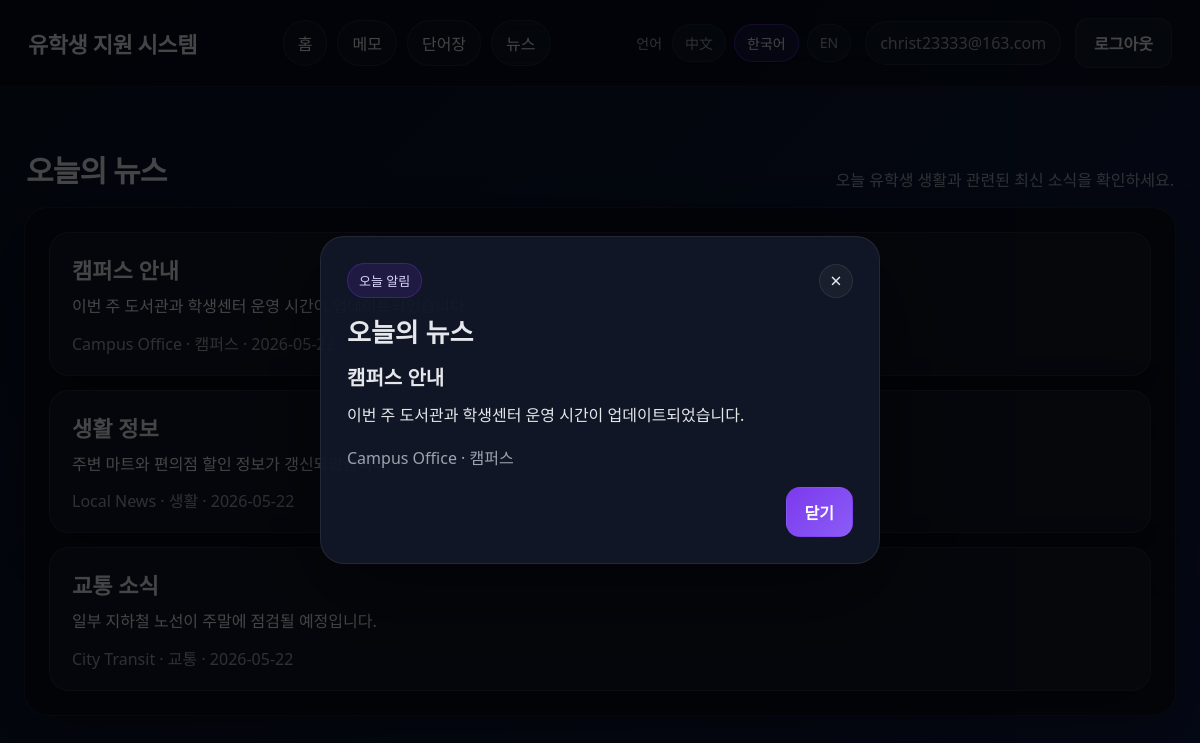
The app's page /news/ (signed in) with its own data.
### tables this page shows
CREATE TABLE users (
    id INTEGER PRIMARY KEY AUTOINCREMENT,
    email TEXT NOT NULL UNIQUE,
    pw_hash TEXT NOT NULL,
    created_at TEXT DEFAULT CURRENT_TIMESTAMP
);

CREATE TABLE news (
    id INTEGER PRIMARY KEY AUTOINCREMENT,
    title TEXT NOT NULL,
    summary TEXT NOT NULL,
    source TEXT NOT NULL,
    category TEXT NOT NULL,
    news_date TEXT NOT NULL
);

### app/news/routes.py (the view)
@news_bp.route("/")
def index():
    db = get_db()
    items = db.execute(
        "SELECT title, summary, source, category, news_date FROM news ORDER BY news_date DESC, id DESC"
    ).fetchall()
    return render_template("news.html", items=items)

### app/db.py (called while the page is built)
def get_db():
    if "db" not in g:
        g.db = sqlite3.connect(current_app.config["DATABASE"])
        g.db.row_factory = sqlite3.Row
        g.db.execute("PRAGMA foreign_keys = ON")
    return g.db

### app/i18n.py (called while the page is built)
def current_language():
    lang = session.get("lang", "ko")
    return lang if lang in LANGUAGES else "ko"

def get_translator():
    def t(key):
        lang = current_language()
        return TRANSLATIONS.get(lang, TRANSLATIONS["ko"]).get(key, key)
    return t

### app/templates/news.html
{% extends 'base.html' %}
{% block content %}
<section class="section-title">
  <h2>{{ t('news_title') }}</h2>
  <p>{{ t('news_page_desc') }}</p>
</section>
<div class="card">
  {% if items %}
    <div class="news-list">
      {% for item in items %}
        <article class="news-item">
          <h3>{{ item['title'] }}</h3>
          <p>{{ item['summary'] }}</p>
          <div class="muted">{{ item['source'] }} · {{ item['category'] }} · {{ item['news_date'] }}</div>
        </article>
      {% endfor %}
    </div>
  {% else %}
    <p class="muted">{{ t('news_empty') }}</p>
  {% endif %}
</div>
{% endblock %}

### app/templates/base.html (shortened to what this page needs)
<!doctype html>
<html lang="{{ lang }}">
<head>
  <link rel="stylesheet" href="{{ url_for('static', filename='style.css') }}">
</head>
<body>
  <header class="topbar">
    <div class="brand">
      <a href="{{ url_for('main.home') }}">{{ t('site_title') }}</a>
    </div>
    <nav class="nav">
      <a href="{{ url_for('main.home') }}">{{ t('nav_home') }}</a>
      <a href="{{ url_for('memo.index') }}">{{ t('nav_memo') }}</a>
      <a href="{{ url_for('vocab.index') }}">{{ t('nav_vocab') }}</a>
      <a href="{{ url_for('news.index') }}">{{ t('nav_news') }}</a>
    </nav>
    <div class="actions">
      <form class="lang-switch" method="get">
        <span>{{ t('lang_label') }}</span>
        <div class="lang-pills">
          <a class="{{ 'active' if lang == 'zh' else '' }}" href="{{ url_for('main.set_language', lang_code='zh') }}">中文</a>
          <a class="{{ 'active' if lang == 'ko' else '' }}" href="{{ url_for('main.set_language', lang_code='ko') }}">한국어</a>
          <a class="{{ 'active' if lang == 'en' else '' }}" href="{{ url_for('main.set_language', lang_code='en') }}">EN</a>
        </div>
      </form>
      {% if user %}
        <span class="user-pill">{{ user['email'] }}</span>
        <a class="btn btn-ghost" href="{{ url_for('auth.logout') }}">{{ t('nav_logout') }}</a>
      {% else %}
        <a class="btn btn-ghost" href="{{ url_for('auth.login') }}">{{ t('nav_login') }}</a>
        <a class="btn btn-primary" href="{{ url_for('auth.register') }}">{{ t('nav_register') }}</a>
      {% endif %}
    </div>
  </header>
  <main class="container">
    {% block content %}{% endblock %}
  </main>
  {% if latest_news %}
  <div id="newsPopup" class="modal" aria-hidden="true">
    <div class="modal-content">
      <div class="modal-head">
        <span class="badge">{{ t('news_today_label') }}</span>
        <button class="icon-btn" type="button" onclick="closeNewsPopup()">×</button>
      </div>
      <h3>{{ t('news_popup_title') }}</h3>
      <h4>{{ latest_news['title'] }}</h4>
      <p>{{ latest_news['summary'] }}</p>
      <div class="muted">{{ latest_news['source'] }} · {{ latest_news['category'] }}</div>
      <div class="modal-actions">
        <button class="btn btn-primary" type="button" onclick="closeNewsPopup()">{{ t('news_popup_close') }}</button>
      </div>
    </div>
  </div>
  {% endif %}
</body>
</html>

### app/static/style.css (style rules this page uses)
:root { --bg:#071122; --bg2:#101b3a; --card:rgba(9,14,28,.92); --card-2:rgba(17,24,39,.95); --border:rgba(255,255,255,.08); --text:#e5e7eb; --muted:#9ca3af; --primary:#7c3aed; --primary-2:#8b5cf6; --shadow:0 20px 50px rgba(0,0,0,.25); }
* { box-sizing:border-box }
html,body { margin:0;min-height:100% }
body { color:var(--text); background:linear-gradient(135deg,var(--bg) 0%, #0b1730 45%, #111d48 100%); font-family:system-ui,-apple-system,"Segoe UI","Noto Sans KR","Noto Sans SC",sans-serif; }
a { color:inherit;text-decoration:none }
button,input,textarea { font:inherit }
.topbar { display:flex;align-items:center;justify-content:space-between; gap:18px; padding:18px 28px; border-bottom:1px solid rgba(255,255,255,.06); background:rgba(4,10,22,.65); backdrop-filter:blur(16px); position:sticky;top:0;z-index:1000; }
.brand a { font-size:22px;font-weight:800;letter-spacing:-.02em }
.nav { display:flex;gap:10px;flex-wrap:wrap }
.nav a { padding:10px 14px;border-radius:999px; border:1px solid var(--border); background:rgba(255,255,255,.03); }
.actions { display:flex;align-items:center;gap:14px;flex-wrap:wrap;justify-content:flex-end }
.lang-switch { display:flex;align-items:center;gap:10px;color:var(--muted);font-size:14px }
.lang-pills { display:flex;gap:8px }
.lang-pills a { padding:8px 12px;border-radius:999px;border:1px solid var(--border); color:var(--muted);background:rgba(255,255,255,.03) }
.lang-pills a.active { color:var(--text);border-color:rgba(124,58,237,.5);background:rgba(124,58,237,.14) }
.user-pill { padding:10px 14px;border-radius:999px;border:1px solid var(--border); color:var(--muted);background:rgba(255,255,255,.03); max-width:200px;overflow:hidden;text-overflow:ellipsis;white-space:nowrap; }
.container { max-width:1240px;margin:0 auto;padding:28px 24px 56px }
.hero-copy,.hero-panel,.card,.auth-card,.guest-card,.stat-card,.overview-card,.news-item { border:1px solid var(--border); background:var(--card); box-shadow:var(--shadow); }
.btn { display:inline-flex;align-items:center;justify-content:center; padding:12px 18px;border-radius:14px;border:1px solid transparent; cursor:pointer;font-weight:700 }
.btn-primary { background:linear-gradient(135deg,var(--primary),var(--primary-2));color:#fff }
.btn-ghost { background:rgba(255,255,255,.04);border-color:var(--border);color:var(--text) }
.icon-btn { width:34px;height:34px;border-radius:999px;border:1px solid var(--border); background:rgba(255,255,255,.04);color:var(--text);cursor:pointer;font-size:20px;line-height:1 }
.section-title { display:flex;align-items:flex-end;justify-content:space-between; gap:18px;margin:32px 2px 16px }
.section-title h2 { margin:0;font-size:30px;letter-spacing:-.03em }
.section-title p { margin:0;color:var(--muted) }
.card,.auth-card { border-radius:24px; padding:24px; }
.muted { color:var(--muted) }
.news-list { display:grid;gap:14px }
.news-item { padding:20px 22px; border-radius:20px; background:var(--card-2); }
.news-item h3 { margin:0 0 8px;font-size:22px }
.news-item p { margin:0 0 10px;line-height:1.72 }
.modal { display:none; position:fixed; inset:0; justify-content:center; align-items:center; background:rgba(0,0,0,.7); z-index:2000; padding:20px; }
.modal-content { width:min(560px,92vw); background:var(--card-2); border:1px solid var(--border); border-radius:24px; padding:26px; box-shadow:0 28px 90px rgba(0,0,0,.45); }
.modal-head { display:flex;justify-content:space-between;align-items:center;gap:12px;margin-bottom:14px }
.badge { display:inline-flex;padding:7px 11px;border-radius:999px; background:rgba(124,58,237,.14);border:1px solid rgba(124,58,237,.3);color:#ddd6fe;font-size:13px }
.modal-content h3 { margin:0 0 12px;font-size:26px }
.modal-content h4 { margin:0 0 10px;font-size:20px }
.modal-content p { margin:0 0 16px;line-height:1.75 }
.modal-actions { display:flex;justify-content:flex-end;margin-top:18px }

### records on screen
users: email "christ23333@163.com"
news: title "캠퍼스 안내", summary "이번 주 도서관과 학생센터 운영 시간이 업데이트되었습니다.", source "Campus Office", category "캠퍼스", news_date "2026-05-22"
news: title "생활 정보", summary "주변 마트와 편의점 할인 정보가 갱신되었습니다.", source "Local News", category "생활", news_date "2026-05-22"
news: title "교통 소식", summary "일부 지하철 노선이 주말에 점검될 예정입니다.", source "City Transit", category "교통", news_date "2026-05-22"

### other values on screen
{{ t('site_title') }} "유학생 지원 시스템"
{{ t('nav_home') }} "홈"
{{ t('nav_memo') }} "메모"
{{ t('nav_vocab') }} "단어장"
{{ t('nav_news') }} "뉴스"
{{ t('lang_label') }} "언어"
{{ t('nav_logout') }} "로그아웃"
{{ t('news_title') }} "오늘의 뉴스"
{{ t('news_page_desc') }} "오늘 유학생 생활과 관련된 최신 소식을 확인하세요."
{{ t('news_today_label') }} "오늘 알림"
{{ t('news_popup_title') }} "오늘의 뉴스"
{{ t('news_popup_close') }} "닫기"
